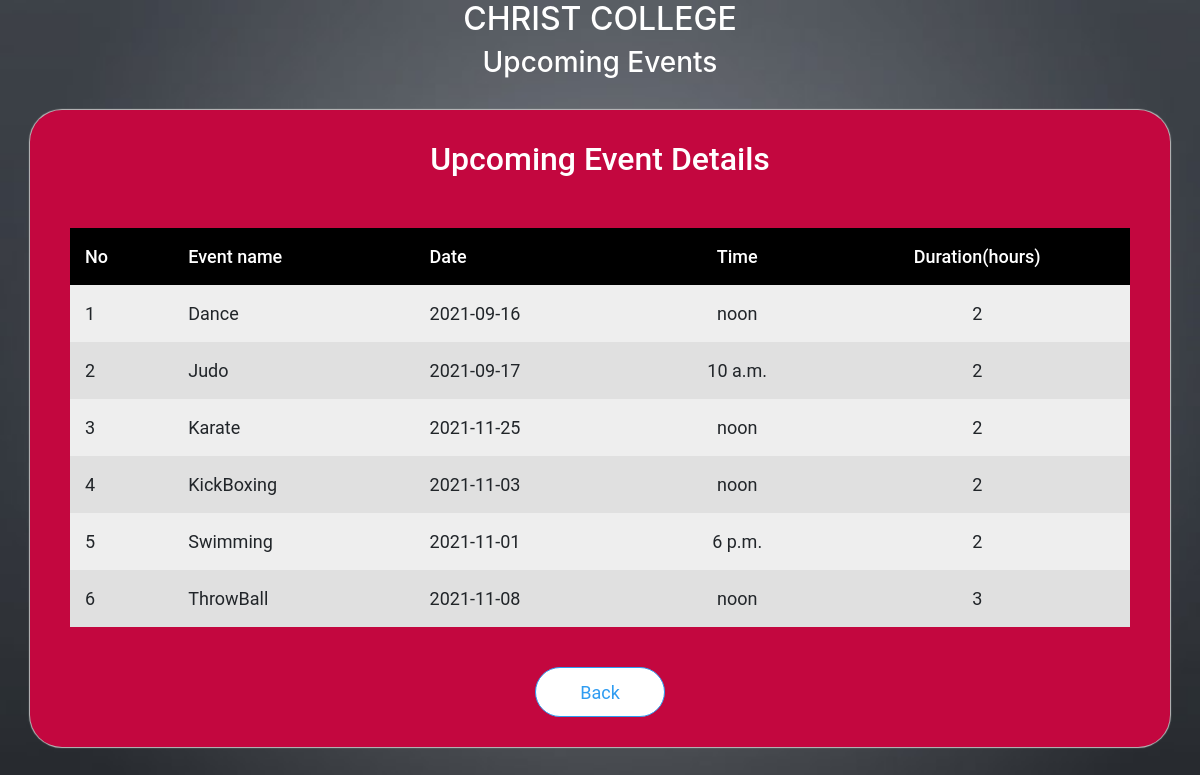
Screenshot of /scm/upcoming (signed in) with the database file from the repository.
### scmapp/models.py (models this page shows)
class UPCOMING(models.Model):
    upid = models.AutoField(primary_key=True)
    name = models.CharField(max_length=20)
    date = models.DateField(settings.DATE_FORMAT)
    time = models.TimeField()
    duration = models.IntegerField()

### scmapp/views.py (the view)
def upcoming(request):
    if 'uname' in request.session:
        event = UPCOMING.objects.all()
        data = {'event':event}
        return render(request,'upcoming.html',context=data)
    else:
        data = {'status':'You need to login first'}
        return render(request,'registration.html',context=data)

### templates/upcoming.html (shortened to what this page needs)
<!DOCTYPE html>
{% load static %}
<html>
<head>
  <link rel="stylesheet" href="https://stackpath.bootstrapcdn.com/bootstrap/4.4.1/css/bootstrap.min.css">
  <link rel="stylesheet" href="{% static 'css/admin_event.css' %}">
</head>
<body style="background-image: url('/static/res/grey.jpeg');
  background-repeat: no-repeat;
  background-size: 100% 100%;">
<div class="container-fluid header text-center">
 <h2 style="color: white;">CHRIST COLLEGE</h2>
  <h3 style="color: white;"> Upcoming Events</h3>
</div>
<div class="container box " style="background:#c3073f"><center>
  <h2 style="color: white; ">Upcoming Event Details</h2></center>
  <table>
    <tr style="color: white; background-color:black;">
      <td>No</td>
      <td>Event name</td>
      <td>Date</td>
      <td>Time</td>
      <td>Duration(hours)</td>
    </tr>
    {% for e in event %}
      <tr>
        <td>{{ forloop.counter }}</td>
        <td>{{ e.name}}</td>
        <td>{{ e.date }}</td>
        <td>{{ e.time }}</td>
        <td>{{ e.duration }}</td>
      </tr>
    {% empty %}
      <tr>
        <td colspan="5" align="center">No events</td>
      </tr>
    {% endfor %}
  </table>
  <div class="footer">
    <a href="{% url 'scmapp:user_home' %}"><button>Back</button></a>
  </div>
</div>
</body>
</html>

### static/css/admin_event.css (style rules this page uses)
body { background-color: #e6e6e6; }
.header { margin: 30 0px 0px 0px; font-size: 28px; }
.container { width: 100%; }
.box { margin-top: 30px; margin-bottom: 50px; background-color: #fafafa; font-family: 'Roboto'; font-size: 20px; padding: 30px 40px 30px 40px; border-radius: 32px; -webkit-box-shadow:0px 0px 1px 1px #bdbdbd; }
.box button { width: 130px; height: 50px; margin: 0px; background-color: #fff; outline: none; border:1.5px solid #2f9cf1; border-radius: 64px; font-size: 18px; color:#2f9cf1; }
.box table { margin:50px 0px 0px 0px; width:100%; }
.box td { padding:15px; }
.box tr { font-size: 18px; }
.box tr:nth-child(1) { font-size: 18px; font-weight: 500; background-color: #a9a9a9; }
.box tr:nth-child(even) { background-color: #eeeeee; }
.box tr:nth-child(odd) { background-color: #e0e0e0; }
.box td:nth-child(4) { text-align: center; }
.box td:nth-child(5) { text-align: center; }
.footer { margin:40px 0px 0px 0px; height: 50px; text-align: center; }

### rows the page displays
UPCOMING: name "Dance", date "2021-09-16", time "noon", duration "2"
UPCOMING: name "Judo", date "2021-09-17", time "10 a.m.", duration "2"
UPCOMING: name "Karate", date "2021-11-25", time "noon", duration "2"
UPCOMING: name "KickBoxing", date "2021-11-03", time "noon", duration "2"
UPCOMING: name "Swimming", date "2021-11-01", time "6 p.m.", duration "2"
UPCOMING: name "ThrowBall", date "2021-11-08", time "noon", duration "3"
